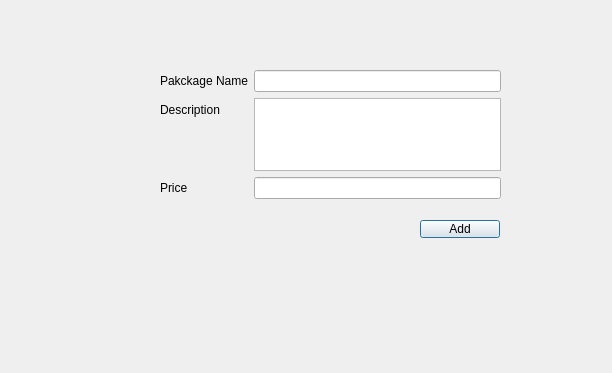
<?xml version="1.0" encoding="UTF-8"?>
<ui version="4.0">
 <class>AddPackageDialog</class>
 <widget class="QDialog" name="AddPackageDialog">
  <property name="geometry">
   <rect>
    <x>0</x>
    <y>0</y>
    <width>612</width>
    <height>373</height>
   </rect>
  </property>
  <property name="windowTitle">
   <string>Dialog</string>
  </property>
  <widget class="QWidget" name="widget" native="true">
   <property name="geometry">
    <rect>
     <x>90</x>
     <y>230</y>
     <width>120</width>
     <height>80</height>
    </rect>
   </property>
  </widget>
  <widget class="QWidget" name="formLayoutWidget">
   <property name="geometry">
    <rect>
     <x>160</x>
     <y>70</y>
     <width>341</width>
     <height>129</height>
    </rect>
   </property>
   <layout class="QFormLayout" name="formLayout">
    <item row="0" column="0">
     <widget class="QLabel" name="label">
      <property name="text">
       <string>Pakckage Name</string>
      </property>
     </widget>
    </item>
    <item row="0" column="1">
     <widget class="QLineEdit" name="txtPackageName"/>
    </item>
    <item row="1" column="0">
     <widget class="QLabel" name="label_2">
      <property name="text">
       <string>Description</string>
      </property>
     </widget>
    </item>
    <item row="1" column="1">
     <widget class="QTextEdit" name="txtDescription"/>
    </item>
    <item row="2" column="0">
     <widget class="QLabel" name="label_3">
      <property name="text">
       <string>Price</string>
      </property>
     </widget>
    </item>
    <item row="2" column="1">
     <widget class="QLineEdit" name="txtAmount"/>
    </item>
   </layout>
  </widget>
  <widget class="QPushButton" name="btnSave">
   <property name="geometry">
    <rect>
     <x>420</x>
     <y>220</y>
     <width>80</width>
     <height>18</height>
    </rect>
   </property>
   <property name="text">
    <string>Add</string>
   </property>
  </widget>
 </widget>
 <resources/>
 <connections/>
</ui>
